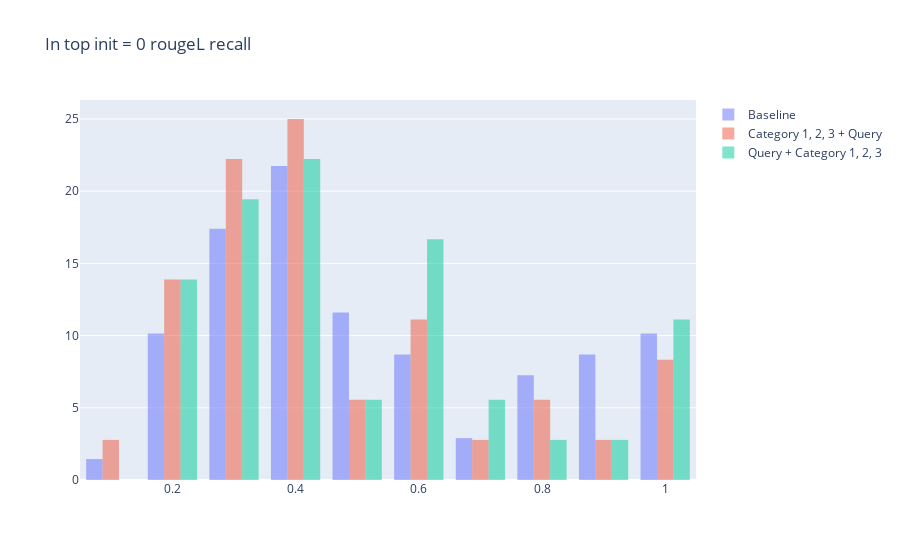

Notebook code cell kept with this figure:
### Markdown cell above
### Extra

#### Graphing Init RougeL Recall vs In Top Init = 0

### Code cell
baseline_init_rougeL_recall = qc_config1_baseline_results_df.loc[qc_config1_baseline_results_df['in_top_init'] == 0]['init_rougeL_recall'].to_list()
cat_1_2_3_query_init_rougeL_recall = qc_config1_exp3_results_df.loc[qc_config1_exp3_results_df['in_top_init'] == 0]['init_rougeL_recall'].to_list()
query_cat_1_2_3_init_rougeL_recall = qc_config1_exp4_results_df.loc[qc_config1_exp4_results_df['in_top_init'] == 0]['init_rougeL_recall'].to_list()


trace1 = go.Histogram(
    x=baseline_init_rougeL_recall,
    opacity=0.50,
    name='Baseline',
    histnorm='percent'
)

trace2 = go.Histogram(
    x=cat_1_2_3_query_init_rougeL_recall,
    opacity=0.50,
    name='Category 1, 2, 3 + Query',
    histnorm='percent'
)

trace3 = go.Histogram(
    x=query_cat_1_2_3_init_rougeL_recall,
    opacity=0.50,
    name='Query + Category 1, 2, 3',
    histnorm='percent'
)

data = [trace1, trace2, trace3]
layout = go.Layout(barmode='group', title="In top init = 0 rougeL recall")
fig = go.Figure(data=data, layout=layout)

fig.show()

### Figure 1 — Plotly figure (JSON) as saved in the notebook; plotly's stock layout.template omitted (floating-point values rounded to 4 significant figures)
{"data": [{"histnorm": "percent", "name": "Baseline", "opacity": 0.5, "type": "histogram", "x": [0.5789, 0.3684, 0.3404, 0.5625, 1, 0.4431, 0.3571, 0.1383, 0.7524, 0.2812, 0.3103, 0.197, 0.2696, 0.1657, 0.2077, 0.8824, 1, 0.2235, 0.5, 0.8806, 0.1921, 0.48, 0.301, 0.48, 0.8077, 0.64, 0.5385, 0.4444, 0.75, 1, 0.9444, 0.2642, 0.2243, 0.383, 0.5, 0.9118, 0.4259, 1, 0.3256, 0.3889, 0.8803, 0.4328, 0.2727, 0.6, 0.3768, 0.4412, 0.3182, 0.8, 0.2417, 0.3043, 0.8571, 0.5, 0.4, 1, 0.8, 1, 0.6667, 0.5, 0.2875, 0.4615, 0.3684, 1, 0.3063, 0.4, 0.7143, 0.5882, 0.6207, 0.3966, 0.4118]}, {"histnorm": "percent", "name": "Category 1, 2, 3 + Query", "opacity": 0.5, "type": "histogram", "x": [0.6316, 0.8, 0.2216, 0.1773, 1, 0.5373, 0.1878, 0.6114, 0.1429, 0.44, 0.301, 0.8571, 0.2056, 0.3, 0.3889, 0.9527, 0.2727, 0.4, 0.3188, 0.3182, 0.3636, 0.8, 0.225, 0.7143, 0.5, 0.3, 0.4062, 1, 0.4444, 0.5588, 0.2875, 0.4483, 0.375, 0.35, 0.5714, 0.2931]}, {"histnorm": "percent", "name": "Query + Category 1, 2, 3", "opacity": 0.5, "type": "histogram", "x": [0.6316, 1, 0.1856, 0.6, 0.197, 1, 0.5, 0.8806, 0.1878, 0.6114, 0.44, 0.301, 1, 0.2056, 0.3, 0.2727, 0.3768, 0.3182, 0.3636, 0.8, 0.2333, 0.7143, 0.5, 0.3, 0.4062, 1, 0.6667, 0.5588, 0.2875, 0.4483, 0.375, 0.3684, 0.35, 0.5714, 0.6207, 0.2931]}], "layout": {"barmode": "group", "title": {"text": "In top init = 0 rougeL recall"}}}
